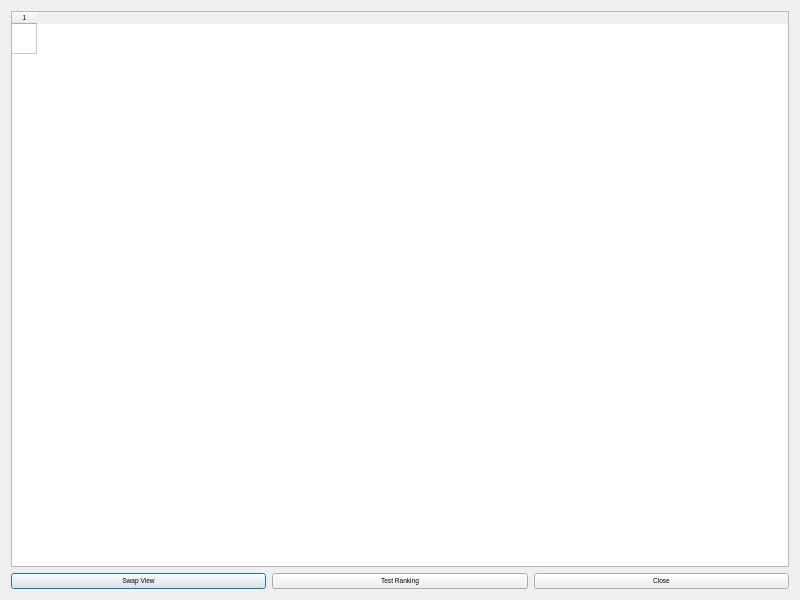
<?xml version="1.0" encoding="UTF-8"?>
<ui version="4.0">
 <class>ScoresWindow</class>
 <widget class="QDialog" name="ScoresWindow">
  <property name="geometry">
   <rect>
    <x>0</x>
    <y>0</y>
    <width>800</width>
    <height>600</height>
   </rect>
  </property>
  <property name="font">
   <font>
    <family>Arial Narrow</family>
    <pointsize>6</pointsize>
   </font>
  </property>
  <property name="windowTitle">
   <string>Dialog</string>
  </property>
  <layout class="QGridLayout" name="gridLayout">
   <item row="1" column="0">
    <widget class="QPushButton" name="btn_ViewMode">
     <property name="text">
      <string>Swap View</string>
     </property>
    </widget>
   </item>
   <item row="0" column="0" colspan="3">
    <widget class="QTableWidget" name="scoreTable">
     <property name="font">
      <font>
       <family>Arial Narrow</family>
       <pointsize>6</pointsize>
      </font>
     </property>
     <property name="frameShadow">
      <enum>QFrame::Plain</enum>
     </property>
     <property name="alternatingRowColors">
      <bool>true</bool>
     </property>
     <property name="verticalScrollMode">
      <enum>QAbstractItemView::ScrollPerItem</enum>
     </property>
     <property name="horizontalScrollMode">
      <enum>QAbstractItemView::ScrollPerItem</enum>
     </property>
     <property name="sortingEnabled">
      <bool>false</bool>
     </property>
     <property name="cornerButtonEnabled">
      <bool>false</bool>
     </property>
     <property name="rowCount">
      <number>1</number>
     </property>
     <property name="columnCount">
      <number>1</number>
     </property>
     <attribute name="horizontalHeaderCascadingSectionResizes">
      <bool>false</bool>
     </attribute>
     <attribute name="horizontalHeaderDefaultSectionSize">
      <number>25</number>
     </attribute>
     <attribute name="horizontalHeaderHighlightSections">
      <bool>false</bool>
     </attribute>
     <attribute name="horizontalHeaderMinimumSectionSize">
      <number>10</number>
     </attribute>
     <attribute name="horizontalHeaderStretchLastSection">
      <bool>false</bool>
     </attribute>
     <attribute name="verticalHeaderVisible">
      <bool>false</bool>
     </attribute>
     <attribute name="verticalHeaderDefaultSectionSize">
      <number>30</number>
     </attribute>
     <attribute name="verticalHeaderHighlightSections">
      <bool>false</bool>
     </attribute>
     <attribute name="verticalHeaderMinimumSectionSize">
      <number>5</number>
     </attribute>
     <row/>
     <column/>
    </widget>
   </item>
   <item row="1" column="2">
    <widget class="QPushButton" name="btn_Close">
     <property name="text">
      <string>Close</string>
     </property>
    </widget>
   </item>
   <item row="1" column="1">
    <widget class="QPushButton" name="btn_Debug">
     <property name="text">
      <string>Test Ranking</string>
     </property>
    </widget>
   </item>
  </layout>
 </widget>
 <resources/>
 <connections/>
</ui>
